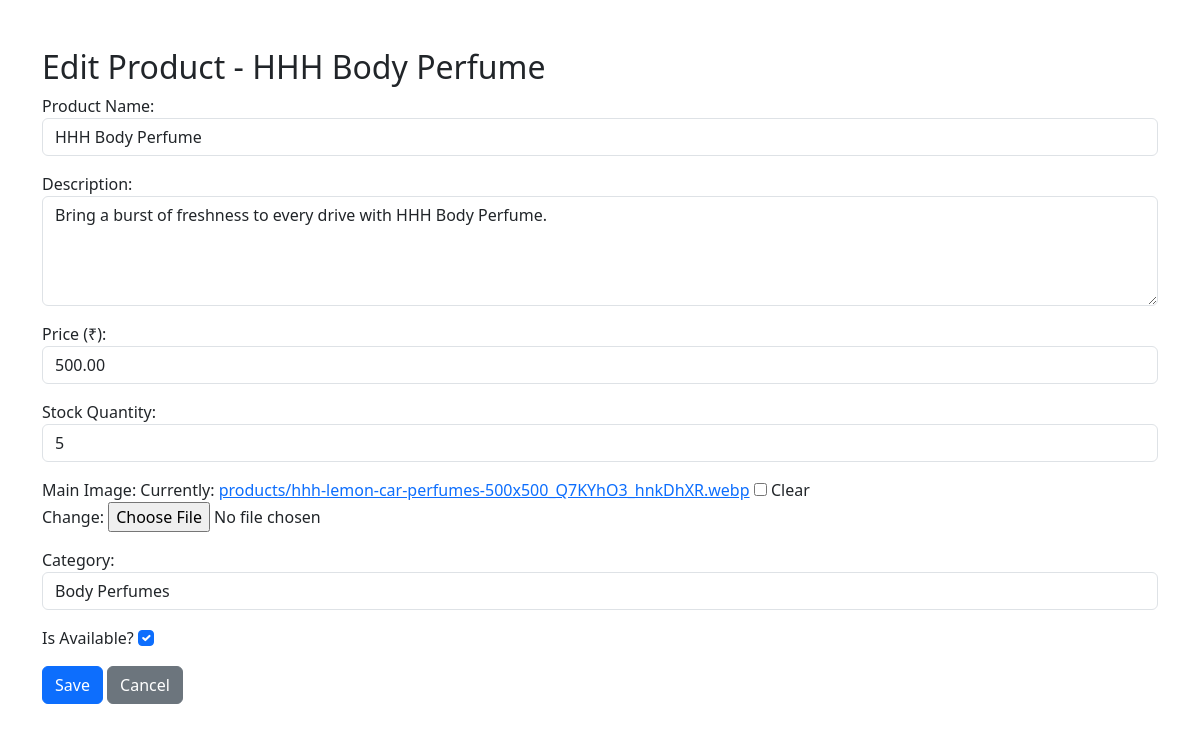
The app's page /product/4/edit/ with its own data.
### store/models.py (models this page shows, shortened)
class Product(models.Model):
    brand = models.CharField(max_length=100, blank=True, null=True)
    category = models.ForeignKey(Category, on_delete=models.CASCADE, related_name='products')
    name = models.CharField(max_length=100)
    description = models.TextField()
    price = models.DecimalField(max_digits=10, decimal_places=2)
    image = models.ImageField(upload_to='products/',null=True,blank=True)
    stock = models.PositiveIntegerField()
    available = models.BooleanField(default=True)

class Category(models.Model):
    name = models.CharField(max_length=100)
    slug = models.SlugField(unique=True, blank=True)
    def __str__(self):
        return self.name
    class Meta:
        verbose_name_plural = "Categories"

### store/views.py (the view)
# urls.py: path('product/<int:pk>/edit/', product_edit_view, name='product-edit'),
def product_edit_view(request, pk):
    product = get_object_or_404(Product, pk=pk)
    if request.method == 'POST':
        form = ProductForm(request.POST, request.FILES, instance=product)
        if form.is_valid():
            form.save()
            return redirect('product-dashboard-html')
    else:
        form = ProductForm(instance=product)
    return render(request, 'store/product_form.html', {'form': form, 'product': product})

### store/forms.py
class ProductForm(forms.ModelForm):
    class Meta:
        model = Product
        fields = ['name', 'description', 'price', 'stock', 'image', 'category', 'available']
        labels = {
            'name': 'Product Name',
            'description': 'Description',
            'price': 'Price (₹)',
            'stock': 'Stock Quantity',
            'image': 'Main Image',
            'category': 'Category',
            'available': 'Is Available?',
        }
        widgets = {
            'name': forms.TextInput(attrs={'class': 'form-control'}),
            'description': forms.Textarea(attrs={'class': 'form-control', 'rows': 4}),
            'price': forms.NumberInput(attrs={'class': 'form-control'}),
            'stock': forms.NumberInput(attrs={'class': 'form-control'}),
            'image': forms.ClearableFileInput(attrs={'class': 'form-control-file'}),
            'category': forms.Select(attrs={'class': 'form-control'}),
            'available': forms.CheckboxInput(attrs={'class': 'form-check-input'}),
        }

### store/templates/store/product_form.html (shortened to what this page needs)
<!DOCTYPE html>
<html lang="en">
<head>
  <link href="https://cdn.jsdelivr.net/npm/bootstrap@5.3.0/dist/css/bootstrap.min.css" rel="stylesheet" />
</head>
<body>
  <div class="container mt-5">
    <h2>Edit Product - {{ product.name }}</h2>
    <form method="post" enctype="multipart/form-data">
      {{ form.as_p }}
      <button type="submit" class="btn btn-primary">Save</button>
      <a href="{% url 'product-dashboard-html' %}" class="btn btn-secondary">Cancel</a>
    </form>
  </div>
</body>
</html>

### records on screen
Product: name "HHH Body Perfume", description "Bring a burst of freshness to every drive with HHH Body Perfume.", price "500.00", stock "5", category "Body Perfumes", available "☑"
